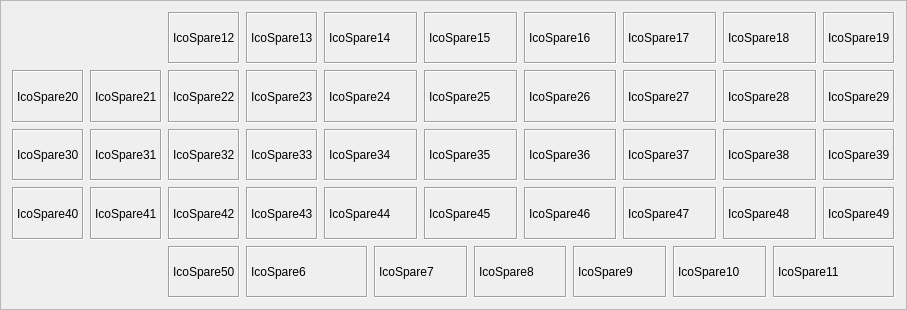
  <widget class="QFrame" name="frame_11">
   <property name="geometry">
    <rect>
     <x>-30</x>
     <y>2397</y>
     <width>907</width>
     <height>310</height>
    </rect>
   </property>
   <property name="frameShape">
    <enum>QFrame::StyledPanel</enum>
   </property>
   <property name="frameShadow">
    <enum>QFrame::Raised</enum>
   </property>
   <layout class="QGridLayout" name="gridLayout_3">
    <item row="0" column="2">
     <widget class="QLabel" name="IcoSpare12">
      <property name="focusPolicy">
       <enum>Qt::NoFocus</enum>
      </property>
      <property name="frameShape">
       <enum>QFrame::Box</enum>
      </property>
      <property name="frameShadow">
       <enum>QFrame::Sunken</enum>
      </property>
      <property name="text">
       <string>IcoSpare12</string>
      </property>
     </widget>
    </item>
    <item row="0" column="3">
     <widget class="QLabel" name="IcoSpare13">
      <property name="focusPolicy">
       <enum>Qt::NoFocus</enum>
      </property>
      <property name="frameShape">
       <enum>QFrame::Box</enum>
      </property>
      <property name="frameShadow">
       <enum>QFrame::Sunken</enum>
      </property>
      <property name="text">
       <string>IcoSpare13</string>
      </property>
     </widget>
    </item>
    <item row="0" column="4" colspan="2">
     <widget class="QLabel" name="IcoSpare14">
      <property name="focusPolicy">
       <enum>Qt::NoFocus</enum>
      </property>
      <property name="frameShape">
       <enum>QFrame::Box</enum>
      </property>
      <property name="frameShadow">
       <enum>QFrame::Sunken</enum>
      </property>
      <property name="text">
       <string>IcoSpare14</string>
      </property>
     </widget>
    </item>
    <item row="0" column="6" colspan="2">
     <widget class="QLabel" name="IcoSpare15">
      <property name="focusPolicy">
       <enum>Qt::NoFocus</enum>
      </property>
      <property name="frameShape">
       <enum>QFrame::Box</enum>
      </property>
      <property name="frameShadow">
       <enum>QFrame::Sunken</enum>
      </property>
      <property name="text">
       <string>IcoSpare15</string>
      </property>
     </widget>
    </item>
    <item row="0" column="8" colspan="2">
     <widget class="QLabel" name="IcoSpare16">
      <property name="focusPolicy">
       <enum>Qt::NoFocus</enum>
      </property>
      <property name="frameShape">
       <enum>QFrame::Box</enum>
      </property>
      <property name="frameShadow">
       <enum>QFrame::Sunken</enum>
      </property>
      <property name="text">
       <string>IcoSpare16</string>
      </property>
     </widget>
    </item>
    <item row="0" column="10" colspan="2">
     <widget class="QLabel" name="IcoSpare17">
      <property name="focusPolicy">
       <enum>Qt::NoFocus</enum>
      </property>
      <property name="frameShape">
       <enum>QFrame::Box</enum>
      </property>
      <property name="frameShadow">
       <enum>QFrame::Sunken</enum>
      </property>
      <property name="text">
       <string>IcoSpare17</string>
      </property>
     </widget>
    </item>
    <item row="0" column="12" colspan="2">
     <widget class="QLabel" name="IcoSpare18">
      <property name="focusPolicy">
       <enum>Qt::NoFocus</enum>
      </property>
      <property name="frameShape">
       <enum>QFrame::Box</enum>
      </property>
      <property name="frameShadow">
       <enum>QFrame::Sunken</enum>
      </property>
      <property name="text">
       <string>IcoSpare18</string>
      </property>
     </widget>
    </item>
    <item row="0" column="14">
     <widget class="QLabel" name="IcoSpare19">
      <property name="focusPolicy">
       <enum>Qt::NoFocus</enum>
      </property>
      <property name="frameShape">
       <enum>QFrame::Box</enum>
      </property>
      <property name="frameShadow">
       <enum>QFrame::Sunken</enum>
      </property>
      <property name="text">
       <string>IcoSpare19</string>
      </property>
     </widget>
    </item>
    <item row="1" column="0">
     <widget class="QLabel" name="IcoSpare20">
      <property name="focusPolicy">
       <enum>Qt::NoFocus</enum>
      </property>
      <property name="frameShape">
       <enum>QFrame::Box</enum>
      </property>
      <property name="frameShadow">
       <enum>QFrame::Sunken</enum>
      </property>
      <property name="text">
       <string>IcoSpare20</string>
      </property>
     </widget>
    </item>
    <item row="1" column="1">
     <widget class="QLabel" name="IcoSpare21">
      <property name="focusPolicy">
       <enum>Qt::NoFocus</enum>
      </property>
      <property name="frameShape">
       <enum>QFrame::Box</enum>
      </property>
      <property name="frameShadow">
       <enum>QFrame::Sunken</enum>
      </property>
      <property name="text">
       <string>IcoSpare21</string>
      </property>
     </widget>
    </item>
    <item row="1" column="2">
     <widget class="QLabel" name="IcoSpare22">
      <property name="focusPolicy">
       <enum>Qt::NoFocus</enum>
      </property>
      <property name="frameShape">
       <enum>QFrame::Box</enum>
      </property>
      <property name="frameShadow">
       <enum>QFrame::Sunken</enum>
      </property>
      <property name="text">
       <string>IcoSpare22</string>
      </property>
     </widget>
    </item>
    <item row="1" column="3">
     <widget class="QLabel" name="IcoSpare23">
      <property name="focusPolicy">
       <enum>Qt::NoFocus</enum>
      </property>
      <property name="frameShape">
       <enum>QFrame::Box</enum>
      </property>
      <property name="frameShadow">
       <enum>QFrame::Sunken</enum>
      </property>
      <property name="text">
       <string>IcoSpare23</string>
      </property>
     </widget>
    </item>
    <item row="1" column="4" colspan="2">
     <widget class="QLabel" name="IcoSpare24">
      <property name="focusPolicy">
       <enum>Qt::NoFocus</enum>
      </property>
      <property name="frameShape">
       <enum>QFrame::Box</enum>
      </property>
      <property name="frameShadow">
       <enum>QFrame::Sunken</enum>
      </property>
      <property name="text">
       <string>IcoSpare24</string>
      </property>
     </widget>
    </item>
    <item row="1" column="6" colspan="2">
     <widget class="QLabel" name="IcoSpare25">
      <property name="focusPolicy">
       <enum>Qt::NoFocus</enum>
      </property>
      <property name="frameShape">
       <enum>QFrame::Box</enum>
      </property>
      <property name="frameShadow">
       <enum>QFrame::Sunken</enum>
      </property>
      <property name="text">
       <string>IcoSpare25</string>
      </property>
     </widget>
    </item>
    <item row="1" column="8" colspan="2">
     <widget class="QLabel" name="IcoSpare26">
      <property name="focusPolicy">
       <enum>Qt::NoFocus</enum>
      </property>
      <property name="frameShape">
       <enum>QFrame::Box</enum>
      </property>
      <property name="frameShadow">
       <enum>QFrame::Sunken</enum>
      </property>
      <property name="text">
       <string>IcoSpare26</string>
      </property>
     </widget>
    </item>
    <item row="1" column="10" colspan="2">
     <widget class="QLabel" name="IcoSpare27">
      <property name="focusPolicy">
       <enum>Qt::NoFocus</enum>
      </property>
      <property name="frameShape">
       <enum>QFrame::Box</enum>
      </property>
      <property name="frameShadow">
       <enum>QFrame::Sunken</enum>
      </property>
      <property name="text">
       <string>IcoSpare27</string>
      </property>
     </widget>
    </item>
    <item row="1" column="12" colspan="2">
     <widget class="QLabel" name="IcoSpare28">
      <property name="focusPolicy">
       <enum>Qt::NoFocus</enum>
      </property>
      <property name="frameShape">
       <enum>QFrame::Box</enum>
      </property>
      <property name="frameShadow">
       <enum>QFrame::Sunken</enum>
      </property>
      <property name="text">
       <string>IcoSpare28</string>
      </property>
     </widget>
    </item>
    <item row="1" column="14">
     <widget class="QLabel" name="IcoSpare29">
      <property name="focusPolicy">
       <enum>Qt::NoFocus</enum>
      </property>
      <property name="frameShape">
       <enum>QFrame::Box</enum>
      </property>
      <property name="frameShadow">
       <enum>QFrame::Sunken</enum>
      </property>
      <property name="text">
       <string>IcoSpare29</string>
      </property>
     </widget>
    </item>
    <item row="2" column="0">
     <widget class="QLabel" name="IcoSpare30">
      <property name="focusPolicy">
       <enum>Qt::NoFocus</enum>
      </property>
      <property name="frameShape">
       <enum>QFrame::Box</enum>
      </property>
      <property name="frameShadow">
       <enum>QFrame::Sunken</enum>
      </property>
      <property name="text">
       <string>IcoSpare30</string>
      </property>
     </widget>
    </item>
    <item row="2" column="1">
     <widget class="QLabel" name="IcoSpare31">
      <property name="focusPolicy">
       <enum>Qt::NoFocus</enum>
      </property>
      <property name="frameShape">
       <enum>QFrame::Box</enum>
      </property>
      <property name="frameShadow">
       <enum>QFrame::Sunken</enum>
      </property>
      <property name="text">
       <string>IcoSpare31</string>
      </property>
     </widget>
    </item>
    <item row="2" column="2">
     <widget class="QLabel" name="IcoSpare32">
      <property name="focusPolicy">
       <enum>Qt::NoFocus</enum>
      </property>
      <property name="frameShape">
       <enum>QFrame::Box</enum>
      </property>
      <property name="frameShadow">
       <enum>QFrame::Sunken</enum>
      </property>
      <property name="text">
       <string>IcoSpare32</string>
      </property>
     </widget>
    </item>
    <item row="2" column="3">
     <widget class="QLabel" name="IcoSpare33">
      <property name="focusPolicy">
       <enum>Qt::NoFocus</enum>
      </property>
      <property name="frameShape">
       <enum>QFrame::Box</enum>
      </property>
      <property name="frameShadow">
       <enum>QFrame::Sunken</enum>
      </property>
      <property name="text">
       <string>IcoSpare33</string>
      </property>
     </widget>
    </item>
    <item row="2" column="4" colspan="2">
     <widget class="QLabel" name="IcoSpare34">
      <property name="focusPolicy">
       <enum>Qt::NoFocus</enum>
      </property>
      <property name="frameShape">
       <enum>QFrame::Box</enum>
      </property>
      <property name="frameShadow">
       <enum>QFrame::Sunken</enum>
      </property>
      <property name="text">
       <string>IcoSpare34</string>
      </property>
     </widget>
    </item>
    <item row="2" column="6" colspan="2">
     <widget class="QLabel" name="IcoSpare35">
      <property name="focusPolicy">
       <enum>Qt::NoFocus</enum>
      </property>
      <property name="frameShape">
       <enum>QFrame::Box</enum>
      </property>
      <property name="frameShadow">
       <enum>QFrame::Sunken</enum>
      </property>
      <property name="text">
       <string>IcoSpare35</string>
      </property>
     </widget>
    </item>
    <item row="2" column="8" colspan="2">
     <widget class="QLabel" name="IcoSpare36">
      <property name="focusPolicy">
       <enum>Qt::NoFocus</enum>
      </property>
      <property name="frameShape">
       <enum>QFrame::Box</enum>
      </property>
      <property name="frameShadow">
       <enum>QFrame::Sunken</enum>
      </property>
      <property name="text">
       <string>IcoSpare36</string>
      </property>
     </widget>
    </item>
    <item row="2" column="10" colspan="2">
     <widget class="QLabel" name="IcoSpare37">
      <property name="focusPolicy">
       <enum>Qt::NoFocus</enum>
      </property>
      <property name="frameShape">
       <enum>QFrame::Box</enum>
      </property>
      <property name="frameShadow">
       <enum>QFrame::Sunken</enum>
      </property>
      <property name="text">
       <string>IcoSpare37</string>
      </property>
     </widget>
    </item>
    <item row="2" column="12" colspan="2">
     <widget class="QLabel" name="IcoSpare38">
      <property name="focusPolicy">
       <enum>Qt::NoFocus</enum>
      </property>
      <property name="frameShape">
       <enum>QFrame::Box</enum>
      </property>
      <property name="frameShadow">
       <enum>QFrame::Sunken</enum>
      </property>
      <property name="text">
       <string>IcoSpare38</string>
      </property>
     </widget>
    </item>
    <item row="2" column="14">
     <widget class="QLabel" name="IcoSpare39">
      <property name="focusPolicy">
       <enum>Qt::NoFocus</enum>
      </property>
      <property name="frameShape">
       <enum>QFrame::Box</enum>
      </property>
      <property name="frameShadow">
       <enum>QFrame::Sunken</enum>
      </property>
      <property name="text">
       <string>IcoSpare39</string>
      </property>
     </widget>
    </item>
    <item row="3" column="0">
     <widget class="QLabel" name="IcoSpare40">
      <property name="focusPolicy">
       <enum>Qt::NoFocus</enum>
      </property>
      <property name="frameShape">
       <enum>QFrame::Box</enum>
      </property>
      <property name="frameShadow">
       <enum>QFrame::Sunken</enum>
      </property>
      <property name="text">
       <string>IcoSpare40</string>
      </property>
     </widget>
    </item>
    <item row="3" column="1">
     <widget class="QLabel" name="IcoSpare41">
      <property name="focusPolicy">
       <enum>Qt::NoFocus</enum>
      </property>
      <property name="frameShape">
       <enum>QFrame::Box</enum>
      </property>
      <property name="frameShadow">
       <enum>QFrame::Sunken</enum>
      </property>
      <property name="text">
       <string>IcoSpare41</string>
      </property>
     </widget>
    </item>
    <item row="3" column="2">
     <widget class="QLabel" name="IcoSpare42">
      <property name="focusPolicy">
       <enum>Qt::NoFocus</enum>
      </property>
      <property name="frameShape">
       <enum>QFrame::Box</enum>
      </property>
      <property name="frameShadow">
       <enum>QFrame::Sunken</enum>
      </property>
      <property name="text">
       <string>IcoSpare42</string>
      </property>
     </widget>
    </item>
    <item row="3" column="3">
     <widget class="QLabel" name="IcoSpare43">
      <property name="focusPolicy">
       <enum>Qt::NoFocus</enum>
      </property>
      <property name="frameShape">
       <enum>QFrame::Box</enum>
      </property>
      <property name="frameShadow">
       <enum>QFrame::Sunken</enum>
      </property>
      <property name="text">
       <string>IcoSpare43</string>
      </property>
     </widget>
    </item>
    <item row="3" column="4" colspan="2">
     <widget class="QLabel" name="IcoSpare44">
      <property name="focusPolicy">
       <enum>Qt::NoFocus</enum>
      </property>
      <property name="frameShape">
       <enum>QFrame::Box</enum>
      </property>
      <property name="frameShadow">
       <enum>QFrame::Sunken</enum>
      </property>
      <property name="text">
       <string>IcoSpare44</string>
      </property>
     </widget>
    </item>
    <item row="3" column="6" colspan="2">
     <widget class="QLabel" name="IcoSpare45">
      <property name="focusPolicy">
       <enum>Qt::NoFocus</enum>
      </property>
      <property name="frameShape">
       <enum>QFrame::Box</enum>
      </property>
      <property name="frameShadow">
       <enum>QFrame::Sunken</enum>
      </property>
      <property name="text">
       <string>IcoSpare45</string>
      </property>
     </widget>
    </item>
    <item row="3" column="8" colspan="2">
     <widget class="QLabel" name="IcoSpare46">
      <property name="focusPolicy">
       <enum>Qt::NoFocus</enum>
      </property>
      <property name="frameShape">
       <enum>QFrame::Box</enum>
      </property>
      <property name="frameShadow">
       <enum>QFrame::Sunken</enum>
      </property>
      <property name="text">
       <string>IcoSpare46</string>
      </property>
     </widget>
    </item>
    <item row="3" column="10" colspan="2">
     <widget class="QLabel" name="IcoSpare47">
      <property name="focusPolicy">
       <enum>Qt::NoFocus</enum>
      </property>
      <property name="frameShape">
       <enum>QFrame::Box</enum>
      </property>
      <property name="frameShadow">
       <enum>QFrame::Sunken</enum>
      </property>
      <property name="text">
       <string>IcoSpare47</string>
      </property>
     </widget>
    </item>
    <item row="3" column="12" colspan="2">
     <widget class="QLabel" name="IcoSpare48">
      <property name="focusPolicy">
       <enum>Qt::NoFocus</enum>
      </property>
      <property name="frameShape">
       <enum>QFrame::Box</enum>
      </property>
      <property name="frameShadow">
       <enum>QFrame::Sunken</enum>
      </property>
      <property name="text">
       <string>IcoSpare48</string>
      </property>
     </widget>
    </item>
    <item row="3" column="14">
     <widget class="QLabel" name="IcoSpare49">
      <property name="focusPolicy">
       <enum>Qt::NoFocus</enum>
      </property>
      <property name="frameShape">
       <enum>QFrame::Box</enum>
      </property>
      <property name="frameShadow">
       <enum>QFrame::Sunken</enum>
      </property>
      <property name="text">
       <string>IcoSpare49</string>
      </property>
     </widget>
    </item>
    <item row="4" column="3" colspan="2">
     <widget class="QLabel" name="IcoSpare6">
      <property name="focusPolicy">
       <enum>Qt::NoFocus</enum>
      </property>
      <property name="frameShape">
       <enum>QFrame::Box</enum>
      </property>
      <property name="frameShadow">
       <enum>QFrame::Sunken</enum>
      </property>
      <property name="text">
       <string>IcoSpare6</string>
      </property>
     </widget>
    </item>
    <item row="4" column="5" colspan="2">
     <widget class="QLabel" name="IcoSpare7">
      <property name="focusPolicy">
       <enum>Qt::NoFocus</enum>
      </property>
      <property name="frameShape">
       <enum>QFrame::Box</enum>
      </property>
      <property name="frameShadow">
       <enum>QFrame::Sunken</enum>
      </property>
      <property name="text">
       <string>IcoSpare7</string>
      </property>
     </widget>
    </item>
    <item row="4" column="7" colspan="2">
     <widget class="QLabel" name="IcoSpare8">
      <property name="focusPolicy">
       <enum>Qt::NoFocus</enum>
      </property>
      <property name="frameShape">
       <enum>QFrame::Box</enum>
      </property>
      <property name="frameShadow">
       <enum>QFrame::Sunken</enum>
      </property>
      <property name="text">
       <string>IcoSpare8</string>
      </property>
     </widget>
    </item>
    <item row="4" column="9" colspan="2">
     <widget class="QLabel" name="IcoSpare9">
      <property name="focusPolicy">
       <enum>Qt::NoFocus</enum>
      </property>
      <property name="frameShape">
       <enum>QFrame::Box</enum>
      </property>
      <property name="frameShadow">
       <enum>QFrame::Sunken</enum>
      </property>
      <property name="text">
       <string>IcoSpare9</string>
      </property>
     </widget>
    </item>
    <item row="4" column="11" colspan="2">
     <widget class="QLabel" name="IcoSpare10">
      <property name="focusPolicy">
       <enum>Qt::NoFocus</enum>
      </property>
      <property name="frameShape">
       <enum>QFrame::Box</enum>
      </property>
      <property name="frameShadow">
       <enum>QFrame::Sunken</enum>
      </property>
      <property name="text">
       <string>IcoSpare10</string>
      </property>
     </widget>
    </item>
    <item row="4" column="13" colspan="2">
     <widget class="QLabel" name="IcoSpare11">
      <property name="focusPolicy">
       <enum>Qt::NoFocus</enum>
      </property>
      <property name="frameShape">
       <enum>QFrame::Box</enum>
      </property>
      <property name="frameShadow">
       <enum>QFrame::Sunken</enum>
      </property>
      <property name="text">
       <string>IcoSpare11</string>
      </property>
     </widget>
    </item>
    <item row="4" column="2">
     <widget class="QLabel" name="IcoSpare50">
      <property name="focusPolicy">
       <enum>Qt::NoFocus</enum>
      </property>
      <property name="frameShape">
       <enum>QFrame::Box</enum>
      </property>
      <property name="frameShadow">
       <enum>QFrame::Sunken</enum>
      </property>
      <property name="text">
       <string>IcoSpare50</string>
      </property>
     </widget>
    </item>
   </layout>
  </widget>
